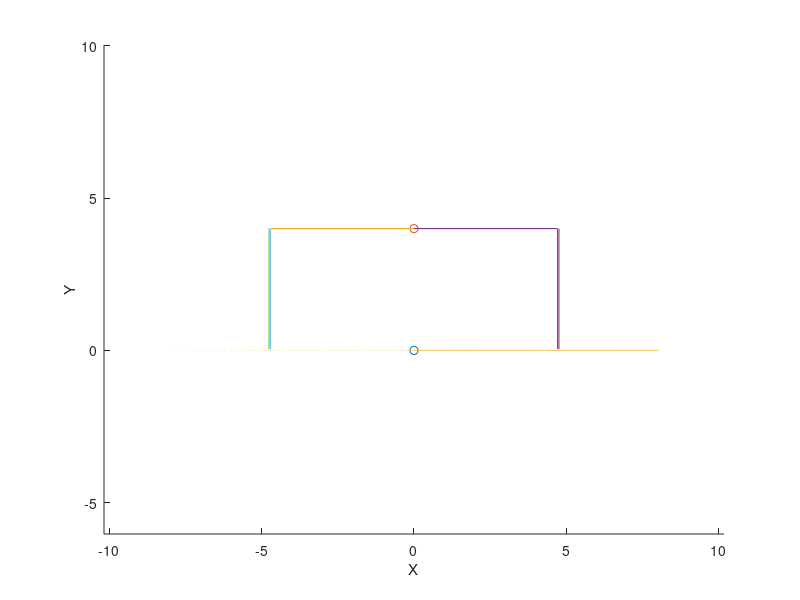

MATLAB code to generate this figure: (Note: this script raises an error after producing the figure.)
%% Inverse Kinematics for Spider Quadruped Robot

%% "Given" Information
o = [0; 4; 0];
R = [1 0 0; 0 1 0; 0 0 1];

%% Constant Robot Parameters
%Constants
leg_min = 4.4434; % prismatic
leg_max = 9.0552; % prismatic

top_diam = 5.23;
shin_length = 5.7477;
thigh_length = 3.4638;
hip_length = 1.5374;
alpha = 53.64 * ((2*pi)/360);
beta = 54.02 * ((2*pi)/360);

%% Parameters of the home position
% Assume the robot is moved into home position to satisfy these conditions
% before performing any parallel motion

bot_diam = 16.05;

% Effective Top Diameter - Theta1i = 0, placing the hips inline with si

effective_top_diam = top_diam + (2 * hip_length);

%% Find li matrix

si = (effective_top_diam/2) * [cos(alpha) -cos(alpha) -cos(beta) cos(beta);
    0 0 0 0;
    -sin(alpha) -sin(alpha) sin(beta) sin(beta)];
ui = (bot_diam/2) * [cos(alpha) -cos(alpha) -cos(beta) cos(beta);
    0 0 0 0;
    -sin(alpha) -sin(alpha) sin(beta) sin(beta)];
li = o + (R*si) - ui;

l = zeros(1,length(li));
for leg_num = 1:length(li)
    l(leg_num) = norm(li(:,leg_num));
end

disp("Leg lengths are: ");
disp(l);

%% Find Joint Variables Theta1, Theta2, Theta3

q = zeros(3, length(li));


% Find Theta2
for leg_num = 1:length(li)
    gamma = pi - acos((dot(si(:,leg_num), li(:,leg_num)))/(norm(si(:,leg_num))*norm(li(:,leg_num))));
    inside = (shin_length^2 - thigh_length^2 - l(leg_num)^2)/(-2*thigh_length*l(leg_num));
    q(2,leg_num) = acos(inside) - gamma;
end

% Find Theta3
for leg_num = 1:length(li)
    inside = (l(leg_num)^2 - thigh_length^2 - shin_length^2)/(-2*thigh_length*shin_length);
    q(3,leg_num) = pi - acos(inside);
end

disp("Joint Variables are: ");
disp(q);

%% Plot the configuration

hold on;

% Plot the XYZ and xyz origin
plot3(0,0,0,'o');
plot3(o(1), o(2), o(3),'o');

% Label the axis
xlabel('X');
ylabel('Y');
zlabel('Z');
axis equal;

% Plot the bot_diam circle
foot_circle_x = [bot_diam/2*cos(0:(2*pi)/5000: 2*pi).'];
foot_circle_z = [bot_diam/2*sin(0:(2*pi)/5000: 2*pi).'];
foot_circle = [foot_circle_x  zeros(length(foot_circle_x),1) foot_circle_z];
plot3(foot_circle(:,1), foot_circle(:,2), foot_circle(:,3));

% Plot the length vectors
si = R.'*ui + o
l1_vector = [ui(:,1) si(:,1)];
l2_vector = [ui(:,2) si(:,2)];
l3_vector = [ui(:,3) si(:,3)];
l4_vector = [ui(:,4) si(:,4)];
s1_vector = [o, si(:,1)];
s2_vector = [o, si(:,2)];
s3_vector = [o, si(:,3)];
s4_vector = [o, si(:,4)];

plot3(l1_vector(1,:), l1_vector(2,:), l1_vector(3,:))
plot3(l2_vector(1,:), l2_vector(2,:), l2_vector(3,:))
plot3(l3_vector(1,:), l3_vector(2,:), l3_vector(3,:))
plot3(l4_vector(1,:), l4_vector(2,:), l4_vector(3,:))
plot3(s1_vector(1,:), s1_vector(2,:), s1_vector(3,:))
plot3(s2_vector(1,:), s2_vector(2,:), s2_vector(3,:))
plot3(s3_vector(1,:), s3_vector(2,:), s3_vector(3,:))
plot3(s4_vector(1,:), s4_vector(2,:), s4_vector(3,:))

%% Create "Joint" Range File
ndivisions = 100;
range_jt1_t1 = create_range(0, q(1,1),ndivisions, 5)
range_jt1_t2 = create_range(0, q(2,1), ndivisions, 5)
range_jt1_t3 = create_range(0, q(3,1), ndivisions, 5)
range_jt2_t1 = create_range(0, q(1,2),ndivisions, 5)
range_jt2_t2 = create_range(0, q(2,2), ndivisions, 5)
range_jt2_t3 = create_range(0, q(3,2), ndivisions, 5)
range_jt3_t1 = create_range(0, q(1,3),ndivisions, 5)
range_jt3_t2 = create_range(0, q(2,3), ndivisions, 5)
range_jt3_t3 = create_range(0, q(3,3), ndivisions, 5)
range_jt4_t1 = create_range(0, q(1,4),ndivisions, 5)
range_jt4_t2 = create_range(0, q(2,4), ndivisions, 5)
range_jt4_t3 = create_range(0, q(3,4), ndivisions, 5)

range_jt11 = timetable(range_jt1_t2(2,:).', 'SampleRate', 10)
range_jt12 = timetable(range_jt1_t2(2,:).', 'SampleRate', 10)
range_jt13 = timetable(range_jt1_t3(2,:).', 'SampleRate', 10);
%{
range_jt2 = [range_jt2_t1(1,:); range_jt2_t1(2,:);range_jt2_t2(2,:);range_jt2_t3(2,:)];
range_jt3 = [range_jt3_t1(1,:); range_jt3_t1(2,:);range_jt3_t2(2,:);range_jt3_t3(2,:)];
range_jt4 = [range_jt4_t1(1,:); range_jt4_t1(2,:);range_jt4_t2(2,:);range_jt4_t3(2,:)];
figure;
hold on;
plot(range_jt1_t1(1,:), range_jt1_t1(2,:))
plot(range_jt1_t2(1,:), range_jt1_t2(2,:))
plot(range_jt1_t3(1,:), range_jt1_t3(2,:))
plot(range_jt2_t1(1,:), range_jt2_t1(2,:))
plot(range_jt2_t2(1,:), range_jt2_t2(2,:))
plot(range_jt2_t3(1,:), range_jt2_t3(2,:))
plot(range_jt3_t1(1,:), range_jt3_t1(2,:))
plot(range_jt3_t2(1,:), range_jt3_t2(2,:))
plot(range_jt3_t3(1,:), range_jt3_t3(2,:))
plot(range_jt4_t1(1,:), range_jt4_t1(2,:))
plot(range_jt4_t2(1,:), range_jt4_t2(2,:))
plot(range_jt4_t3(1,:), range_jt4_t3(2,:))


save('Motion_ranges', 'range_jt1', 'range_jt2', 'range_jt3', 'range_jt4'); 
%}

%% Helper Function

function range = create_range(startvalue, endvalue, ndivisions, duration)
range = zeros(1, ndivisions);
index = 1;

range(1,:) = 0:duration/(ndivisions-1):duration;

if startvalue > endvalue
    index = ndivisions;
    for i = endvalue:(startvalue-endvalue)/(ndivisions-1):startvalue
       range(2, index) = i;
       index = index-1;
    end
elseif startvalue < endvalue
    for i = startvalue:(endvalue-startvalue)/(ndivisions-1):endvalue
       range(2, index) = i;
       index = index+1;
    end
    
else %startvalue = endvalue
    for i = 1:ndivisions-1
       range(2, i) = startvalue; 
    end
end
end